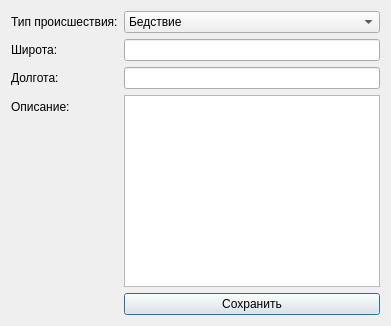
<?xml version="1.0" encoding="UTF-8"?>
<ui version="4.0"> <class>IncidentForm</class> <widget class="QDialog" name="IncidentForm"> <property name="windowTitle"> <string>Инцидент (Редактирование происшествия)</string> </property> <layout class="QFormLayout"> <item row="0" column="0"><widget class="QLabel"><property name="text"><string>Тип происшествия:</string></property></widget></item> <item row="0" column="1"><widget class="QComboBox" name="comboType"><item><property name="text"><string>Бедствие</string></property></item><item><property name="text"><string>Тренировка</string></property></item></widget></item> <item row="1" column="0"><widget class="QLabel"><property name="text"><string>Широта:</string></property></widget></item> <item row="1" column="1"><widget class="QLineEdit" name="editLat"></widget></item> <item row="2" column="0"><widget class="QLabel"><property name="text"><string>Долгота:</string></property></widget></item> <item row="2" column="1"><widget class="QLineEdit" name="editLon"></widget></item> <item row="3" column="0"><widget class="QLabel"><property name="text"><string>Описание:</string></property></widget></item> <item row="3" column="1"><widget class="QTextEdit" name="textDescription"></widget></item> <item row="4" column="1"><widget class="QPushButton" name="buttonSave"><property name="text"><string>Сохранить</string></property></widget></item> </layout> </widget> <resources> <connections> </connections></resources></ui>
